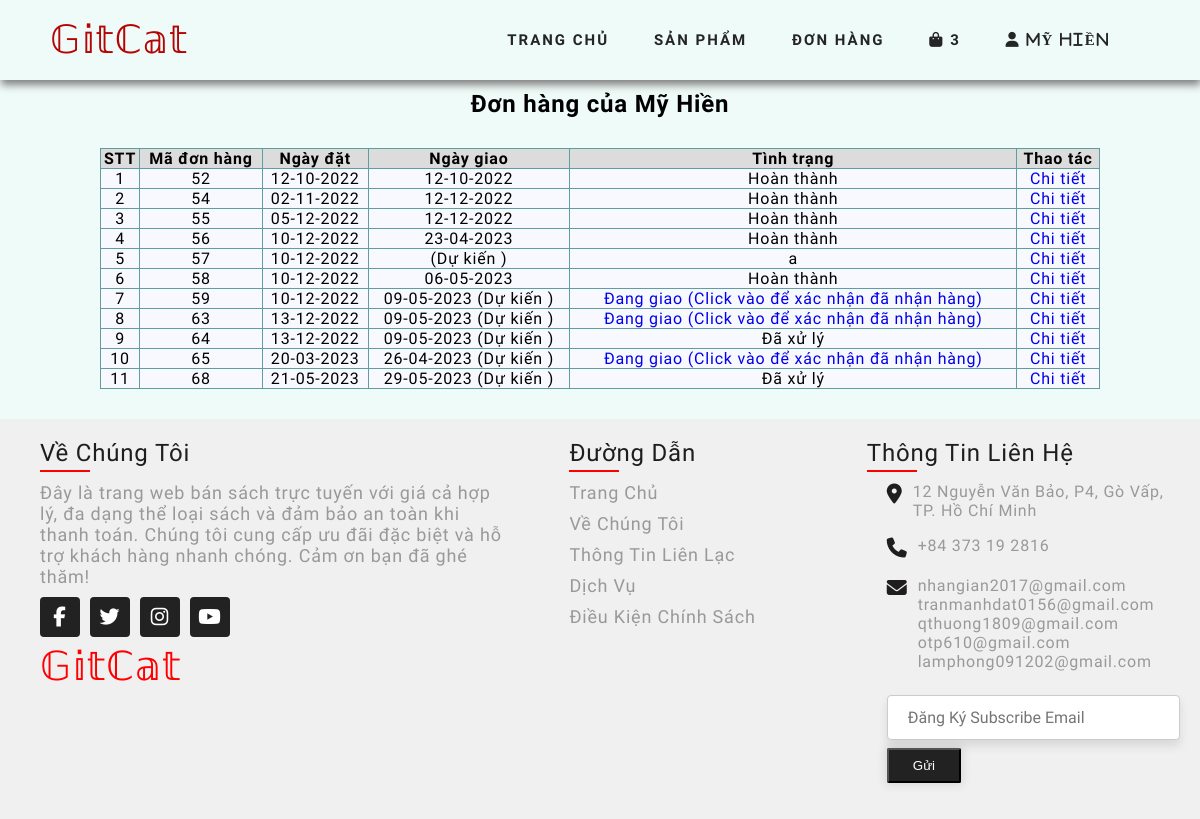
Screenshot of /order.php (signed in) with the database file from the repository.
### tables this page shows
CREATE TABLE `users` (
  `id` int(11) NOT NULL,
  `email` varchar(255) NOT NULL,
  `fullname` varchar(255) NOT NULL,
  `dob` date NOT NULL,
  `password` varchar(255) NOT NULL,
  `role_id` int(11) NOT NULL,
  `status` tinyint(1) NOT NULL,
  `address` varchar(500) NOT NULL,
  `isConfirmed` tinyint(4) NOT NULL DEFAULT 0,
  `captcha` varchar(50) NOT NULL
);

CREATE TABLE `orders` (
  `id` int(11) NOT NULL,
  `userId` int(11) NOT NULL,
  `createdDate` date NOT NULL,
  `receivedDate` date DEFAULT NULL,
  `status` varchar(20) NOT NULL
);

### lib/database.php (called while the page is built, shortened)
<?php
class Database extends PDO
{
  public $host   = DB_HOST;
  public $user   = DB_USER;
  public $pass   = DB_PASS;
  public $dbname = DB_NAME;
  public $link;
  private function connectDB()
  {
    $this->link = new mysqli(
      $this->host,
      $this->user,
      $this->pass,
      $this->dbname
    );
  }
  public function select($query)
  {
    $result = $this->link->query($query);
    if (!empty($result) && $result->num_rows > 0) {
      return $result;
    } else {
      return false;
    }
  }
}

### lib/session.php (called while the page is built, shortened)
<?php
class Session
{
   public static function get($key)
   {
      if (isset($_SESSION[$key])) {
         return $_SESSION[$key];
      } else {
         return false;
      }
   }
}

### classes/cart.php (called while the page is built, shortened)
<?php
$filepath = realpath(dirname(__FILE__));
include_once($filepath . '/../lib/database.php');
include_once($filepath . '/../lib/session.php');
?>
<?php
class cart
{
    private $db;
    public function __construct()
    {
        $this->db = new Database();
    }
    public function getTotalQtyByUserId()
    {
        $userId = Session::get('userId');
        $query = "SELECT SUM(qty) as total FROM cart WHERE userId = '$userId' ";
        $mysqli_result = $this->db->select($query);
        if ($mysqli_result) {
            $result = mysqli_fetch_all($this->db->select($query), MYSQLI_ASSOC)[0];
            return $result;
        }
        return false;
    }
}
?>

### classes/user.php (called while the page is built, shortened)
<?php
$filepath = realpath(dirname(__FILE__));
include_once($filepath . '/../lib/session.php');
include_once($filepath . '/../lib/database.php');
?>
<?php
class user
{
	private $db;
	public function __construct()
	{
		$this->db = new Database();
	}
	public function get()
	{
		$userId = Session::get('userId');
		$query = "SELECT * FROM users WHERE id = '$userId' LIMIT 1";
		$mysqli_result = $this->db->select($query);
		if ($mysqli_result) {
			$result = mysqli_fetch_all($this->db->select($query), MYSQLI_ASSOC)[0];
			return $result;
		}
		return false;
	}
}
?>

### classes/order.php (called while the page is built, shortened)
<?php
$filepath = realpath(dirname(__FILE__));
include_once($filepath . '/../lib/database.php');
include_once($filepath . '/../lib/session.php');
include_once($filepath . '/../classes/cart.php');
?>
<?php
class order
{
    private $db;
    public function __construct()
    {
        $this->db = new Database();
    }
    public function getOrderByUser()
    {
        $userId = Session::get('userId');
        $query = "SELECT id, userID, DATE_FORMAT(createdDate, '%d-%m-%Y') AS createdDate , DATE_FORMAT(receivedDate, '%d-%m-%Y') AS receivedDate,status FROM orders WHERE userId = '$userId' ";
        $mysqli_result = $this->db->select($query);
        if ($mysqli_result) {
            $result = mysqli_fetch_all($this->db->select($query), MYSQLI_ASSOC);
            return $result;
        }
        return false;
    }
}
?>

### order.php (the view, shortened to what this page needs)
<?php
include_once 'lib/session.php';
include 'classes/order.php';
include_once 'classes/cart.php';
include_once 'classes/user.php';
$user = new user();
$userInfo = $user->get();
$cart = new cart();
$totalQty = $cart->getTotalQtyByUserId();
$order = new order();
$result = $order->getOrderByUser();
?>
<!DOCTYPE html>
<html lang="en">
<head>
    <link rel="stylesheet" href="css/style.css">
    <link rel="stylesheet" href="https://cdnjs.cloudflare.com/ajax/libs/font-awesome/5.15.4/css/all.min.css">
</head>
<body>
<nav class="menu">
    <div id="logo"><a href="index.php"><p class="logo">𝔾𝕚𝕥ℂ𝕒𝕥</p></a></div>
        <div id="menu">
        <ul>
            <li><a href="index.php" class="active">Trang chủ</a></li>
            <li><a href="productList.php" >Sản phẩm</a></li>
            <li><a href="order.php" id="order">Đơn hàng</a></li>
            <li>
                <a href="checkout.php">
                    <i class="fa fa-shopping-bag"></i>
                    <span class="sumItem">
                        <?= ($totalQty['total']) ? $totalQty['total'] : "0" ?>
                    </span>
                </a>
            </li>
            <?php
            if (isset($_SESSION['user']) && $_SESSION['user']) { ?>
            <li><a href="#" class="fa fa-user"> <?= $userInfo['fullname'] ?></a>
            </li>
            <?php } ?>
        </ul>
        </div>
    </nav>
    <div class="featuredProductss">
    <center><h2 style="background: #effbf8; margin-top: 10px;">Đơn hàng của <?= $userInfo['fullname'] ?> </h2></center >
    </div>
    <div class="container-single">
        <?php if ($result) { ?>
            <table class="order">
                <tr>
                    <th>STT</th>
                    <th>Mã đơn hàng</th>
                    <th>Ngày đặt</th>
                    <th>Ngày giao</th>
                    <th>Tình trạng</th>
                    <th>Thao tác</th>
                </tr>
                <?php $count = 1;
                foreach ($result as $key => $value) { ?>
                    <tr>
                        <td><?= $count++ ?></td>
                        <td><?= $value['id'] ?></td>
                        <td><?= $value['createdDate'] ?></td>
                        <td><?= ($value['status'] != "Đang xử lý") ? $value['receivedDate'] : "Dự kiến 3 ngày sau khi đơn hàng được xử lý" ?> <?=
                        ($value['status'] != "Hoàn thành" && $value['status'] != "Đang xử lý") ? "(Dự kiến    )" : "" ?> </td>
                        <?php
                        if ($value['status'] == 'Đang giao hàng') { ?>
                            <td>
                                <a href="complete_order.php?orderId=<?= $value['id'] ?>">Đang giao (Click vào để xác nhận đã nhận hàng)</a>
                            </td>
                            <td>
                                <a href="orderdetail.php?orderId=<?= $value['id'] ?>">Chi tiết</a>
                            </td>
                        <?php } else { ?>
                            <td>
                                <?= $value['status'] ?>
                            </td>
                            <td>
                                <a href="orderdetail.php?orderId=<?= $value['id'] ?>">Chi tiết</a>
                            </td>
                        <?php }
                        ?>
                    </tr>
                <?php } ?>
            </table>
        <?php } else { ?>
            <h3>Đơn hàng hiện đang rỗng</h3>
        <?php } ?>
    </div>
    <footer>
        <div class="container2">
            <div class="noi-dung about">
                <h2>Về Chúng Tôi</h2>
                <p>Đây là trang web bán sách trực tuyến với giá cả hợp lý,
                  đa dạng thể loại sách và đảm bảo an toàn khi thanh toán.
                  Chúng tôi cung cấp ưu đãi đặc biệt và hỗ trợ khách hàng nhanh chóng.
                  Cảm ơn bạn đã ghé thăm!</p>
                <ul class="social-icon">
                    <li><a href="https://www.facebook.com/quandinh.7712/"><i class="fa fa-facebook"></i></a></li>
                    <li><a href="#"><i class="fa fa-twitter"></i></a></li>
                    <li><a href="#"><i class="fa fa-instagram"></i></a></li>
                    <li><a href="#"><i class="fa fa-youtube"></i></a></li>
                </ul>
                <div id="logo"><a href="index.php"><p class="logo"
                style="color: red;font-size: 40px;line-height: 60px;padding: 0 0px;">𝔾𝕚𝕥ℂ𝕒𝕥</p></a></div>
            </div>
            <div class="noi-dung links">
                <h2>Đường Dẫn</h2>
                <ul>
                    <li><a href="#">Trang Chủ</a></li>
                    <li><a href="#">Về Chúng Tôi</a></li>
                    <li><a href="#">Thông Tin Liên Lạc</a></li>
                    <li><a href="#">Dịch Vụ</a></li>
                    <li><a href="#">Điều Kiện Chính Sách</a></li>
                </ul>
            </div>
            <div class="noi-dung contact">
                <h2>Thông Tin Liên Hệ</h2>
                <ul class="info">
                    <li>
                        <span><i class="fa fa-map-marker"></i></span>
                        <span>12 Nguyễn Văn Bảo, P4, Gò Vấp, TP. Hồ Chí Minh</span>
                    </li>
                    <li>
                        <span><i class="fa fa-phone"></i></span>
                        <p><a href="#">+84 373 19 2816</a>
                    </li>
                    <li>
                        <span><i class="fa fa-envelope"></i></span>
                        <p><a href="#">nhangian2017@gmail.com</a>
                        <br>
                          <a href="#">tranmanhdat0156@gmail.com</a>
                        <br>
                          <a href="#">qthuong1809@gmail.com</a>
                        <br>
                          <a href="#">otp610@gmail.com</a>
                        <br>
                          <a href="#">lamphong091202@gmail.com</a></p>
                   </li>
                    <li>
                        <form class="form">
                            <input type="email" class="form__field" placeholder="Đăng Ký Subscribe Email" />
                            <button type="button" class="btn2 btn--primary  uppercase">Gửi</button>
                        </form>
                    </li>
                </ul>
            </div>
        </div>
    </footer>
</body>
</html>

### css/style.css (style rules this page uses)
* { padding: 0; margin: 0; text-decoration: none; list-style: none; box-sizing: border-box; }
body { font-family: Mitr; background: #effbf8; letter-spacing: 0.05em; }
nav { background-color:#effbf8; top: 0; height: 80px; width: 100%; position: relative; z-index: 9999; box-shadow: 1px 5px 8px gray; }
#logo { position: absolute; }
p.logo { color: #B40404; font-size: 39px; line-height: 80px; padding: 0 50px; }
#menu { position: absolute; right: 50px; }
nav ul { float: right; margin-right: 20px; }
nav ul li { display: inline-block; line-height: 80px; margin: 0 20px; }
nav ul li a { font-size: 15px; color: #252525; text-transform: uppercase; font-weight: 700; letter-spacing: 2px; -webkit-transition: all, 0.3s; -moz-transition: all, 0.3s; -ms-transition: all, 0.3s; -o-transition: all, 0.3s; transition: all, 0.3s; padding: 5px 0; }
.container-single { display: flex; margin: 30px 100px; }
.info { padding-left: 20px; }
th { background-color: gainsboro; border: 1px solid cadetblue; }
td { border: 1px solid cadetblue; text-align: center; }
.order { width: 100%; background-color: ghostwhite; padding: 10px; border-collapse: collapse; }
input[type=text], input[type=password], input[type=email], input[type=number], textarea, select { width: 100%; padding: 12px 20px; margin: 8px 0; border: 1px solid #ccc; border-radius: 4px; }
footer { background-color:#FCDDEF; display: flex; position: relative; width: 100%; padding: 20px; z-index: 0; margin: auto; margin-top: 25px; background: #f0f0f0; justify-content: space-between; flex-wrap: wrap; }
footer .container2 { display: flex; justify-content: space-between; flex-wrap: wrap; flex-direction: row; width: 100%; }
footer .container2 .noi-dung { margin-right: 30px; }
footer .container2 .noi-dung.about { width:40%; margin-left: 20px; }
footer .container2 .noi-dung.about h2 { position: relative; color: #1f1d1d; font-weight: 500; margin-bottom: 15px; }
footer .container2 .noi-dung.about h2:before { content: ''; position: absolute; bottom: -5px; left: 0; width: 50px; height: 2px; background: #f00; }
footer .container2 .noi-dung.about p { color: #999; font-size: 18px; }
.social-icon { margin-top: 10px; display: flex; }
.social-icon li { list-style: none; }
.social-icon li a { display: inline-block; width: 40px; height: 40px; background: #222; display: flex; justify-content: center; align-items: center; margin-right: 10px; text-decoration: none; border-radius: 4px; }
.social-icon li a .fa { color: #fff; font-size: 20px; }
.links h2 { position: relative; color: #fff; font-weight: 500; margin-bottom: 15px; }
.links h2 { position: relative; color: #1f1d1d; font-weight: 500; margin-bottom: 15px; }
.links h2::before { content: ''; position: absolute; bottom: -5px; left: 0; width: 50px; height: 2px; background: #f00; }
.links { position: relative; width: 20%; }
.links ul li { list-style: none; }
.links ul li a { color: #999; text-decoration: none; margin-bottom: 10px; display: inline-block; font-size: 18px; }
.contact h2 { position: relative; color: #1f1d1d; font-weight: 500; margin-bottom: 15px; }
.contact h2::before { content: ''; position: absolute; bottom: -5px; left: 0; width: 50px; height: 2px; background: #f00; }
.contact { width: 27%; margin-right: 0 !important; }
.contact .info { position: relative; }
.contact .info li { display: flex; margin-bottom: 16px; }
.contact .info li span:nth-child(1) { color: #1f1d1d; font-size: 20px; margin-right: 10px; }
.contact .info li span { color: #999; }
.contact .info li a { color: #999; text-decoration: none; }
.btn--primary { background: #222; color: #fff; box-shadow: 0 0 10px 2px rgba(0, 0, 0, .1); border-radius: 2px; padding: 8px 24px; }
.form__field { width: 90%; background: #fff; color: #a3a3a3; font: inherit; box-shadow: 0 6px 10px 0 rgba(0, 0, 0, .1); border: 0; outline: 0; padding: 8px 4px; }
.container2 p.logo { color: #B40404; font-size: 39px; line-height: 10px; padding: 0 50px; }

### rows the page displays
users: fullname "MỸ HIỀN", fullname "Mỹ Hiền"
orders: id "52", createdDate "12-10-2022", receivedDate "12-10-2022", status "Hoàn thành"
orders: id "54", createdDate "02-11-2022", receivedDate "12-12-2022", status "Hoàn thành"
orders: id "55", createdDate "05-12-2022", receivedDate "12-12-2022", status "Hoàn thành"
orders: id "56", createdDate "10-12-2022", receivedDate "23-04-2023", status "Hoàn thành"
orders: id "57", createdDate "10-12-2022", shows "(Dự kiến )", status "a"
orders: id "58", createdDate "10-12-2022", receivedDate "06-05-2023", status "Hoàn thành"
orders: id "59", createdDate "10-12-2022", receivedDate "09-05-2023", status "(Dự kiến )"
orders: id "63", createdDate "13-12-2022", receivedDate "09-05-2023", status "(Dự kiến )"
orders: id "64", createdDate "13-12-2022", receivedDate "09-05-2023", shows "(Dự kiến )", status "Đã xử lý"
orders: id "65", createdDate "20-03-2023", receivedDate "26-04-2023", status "(Dự kiến )"
orders: id "68", createdDate "21-05-2023", receivedDate "29-05-2023", shows "(Dự kiến )", status "Đã xử lý"

### other values shown
$totalQty['total'] "3"
